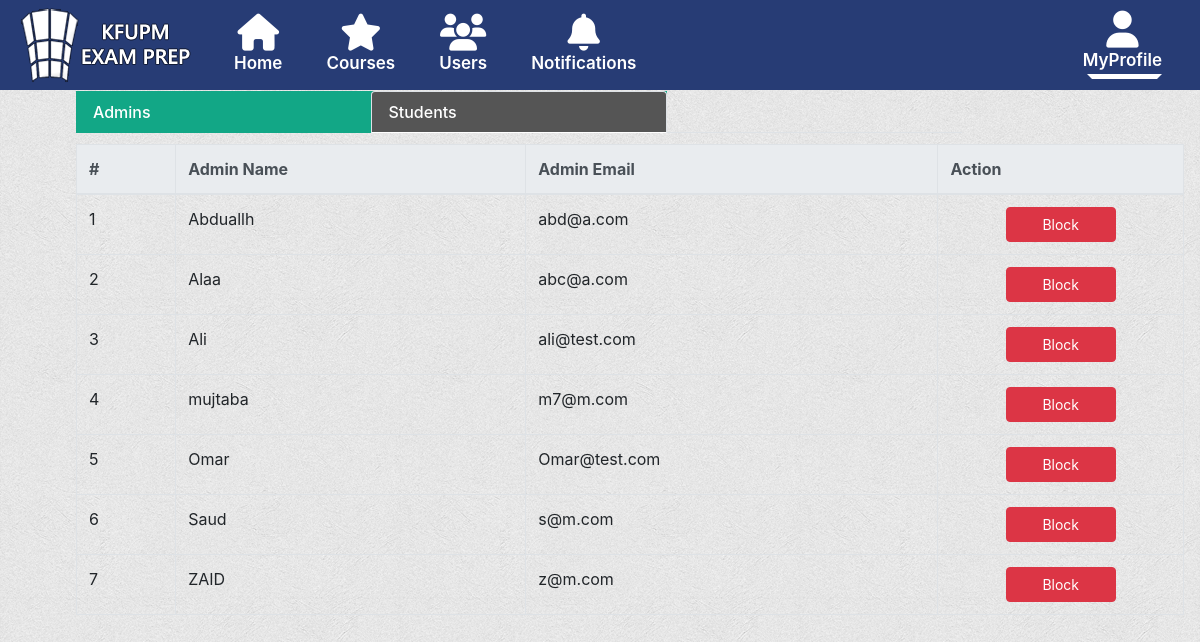
Screenshot of /admin/users/students.php with the database file from the repository.
### tables this page shows
CREATE TABLE `users` (
  `User_ID` int(11) NOT NULL,
  `User_name` varchar(99) NOT NULL,
  `User_email` varchar(99) NOT NULL,
  `password` text NOT NULL,
  `hash` varchar(255) NOT NULL,
  `student` int(11) NOT NULL DEFAULT 1,
  `status` int(11) NOT NULL DEFAULT 1
);

### admin/users/students.php (the view, shortened to what this page needs)
<!DOCTYPE html>
<html>
<head>
    <link rel="stylesheet" href="../../assets/bootstrap/css/bootstrap.min.css">
    <link rel="stylesheet" href="../../assets/fonts/font-awesome.min.css">
    <link rel="stylesheet" href="../../assets/fonts/ionicons.min.css">
    <link rel="stylesheet" href="../../assets/fonts/material-icons.min.css">
    <link rel="stylesheet" href="../../assets/fonts/simple-line-icons.min.css">
    <link rel="stylesheet" href="../../assets/css/-Login-form-Page-BS4-.css">
    <link rel="stylesheet" href="../../assets/css/styles.css">
</head>
<body>
<?php
include_once "../header.php";
?>
    <div class="content">
    <div style="margin-bottom:1%;" class="d-flex flex-row justify-content-between align-items-center align-content-center">
			  <ul class="nav nav-tabs " style="width: 80%;height: 100%;">
				<li class="nav-item"><a id="allQuestionsLink" class="nav-link " href="admins.php" >Admins</a></li>
				<li class="nav-item"><a id="addQuestionLink" class="nav-link active" href="students.php" >Students</a></li>
			  </ul>
			</div>
    <div class="table-responsive">
        <table class="table  table-hover table-bordered">
        <thead class="thead-light">
            <tr>
            <th>#</th>
            <th>Admin Name</th>
            <th>Admin Email</th>
            <th>Action</th>
            </tr>
        </thead>
        <tbody>
        <?php
                $count = 1;
                $sql = "SELECT * from users WHERE student = 1 ORDER BY User_name";
                $result = mysqli_query($conn, $sql);
                if(mysqli_num_rows($result) > 0){
                    while($row = mysqli_fetch_array($result)){
                        echo '
                        <tr>
                        <td>'.$count.'</td>
                        <td>'.$row["User_name"].'</td>
                        <td>'.$row["User_email"].'</td>
                        <td style="text-align:center">
                        ';
                        if($row["status"] == 1){
                        echo'<button class="btn btn-danger"  style="font-size:14px;width:50%" onclick="window.location=\'block.php?id='.$row["User_ID"].'\'">Block</button>
                            ';
                    }
                    else{
                        echo'<button class="btn btn-success"  style="font-size:14px;width:50%" onclick="window.location=\'block.php?id='.$row["User_ID"].'\'" >Unblock</button>
';
                    }
                      echo'  </td>
                        </tr>
';
$count++;
                    }
                }
?>
        </tbody>
        </table>
  </div>
    </div>
</body>
</html>

### assets/css/styles.css (style rules this page uses)
body { background-image: url('background.jpg'); }
div.content { margin-left: 60px; padding: 1px 16px; height: 1000px; }
.nav-tabs .nav-item { background-color: #12a786 !important; width: calc(100% / 3); text-align: left; }
.nav-tabs .nav-item .nav-link { font-weight: 500; color: white; }
.nav-tabs .nav-item .nav-link.active { background-color: #555 !important; color: white; }

### rows the page displays
users: User_name "Abduallh", User_email "abd@a.com"
users: User_name "Alaa", User_email "abc@a.com", $row["User_ID"] 5 (drawn)
users: User_name "Ali", User_email "ali@test.com"
users: User_name "mujtaba", User_email "m7@m.com"
users: User_name "Omar", User_email "Omar@test.com"
users: User_name "Saud", User_email "s@m.com"
users: User_name "ZAID", User_email "z@m.com"
